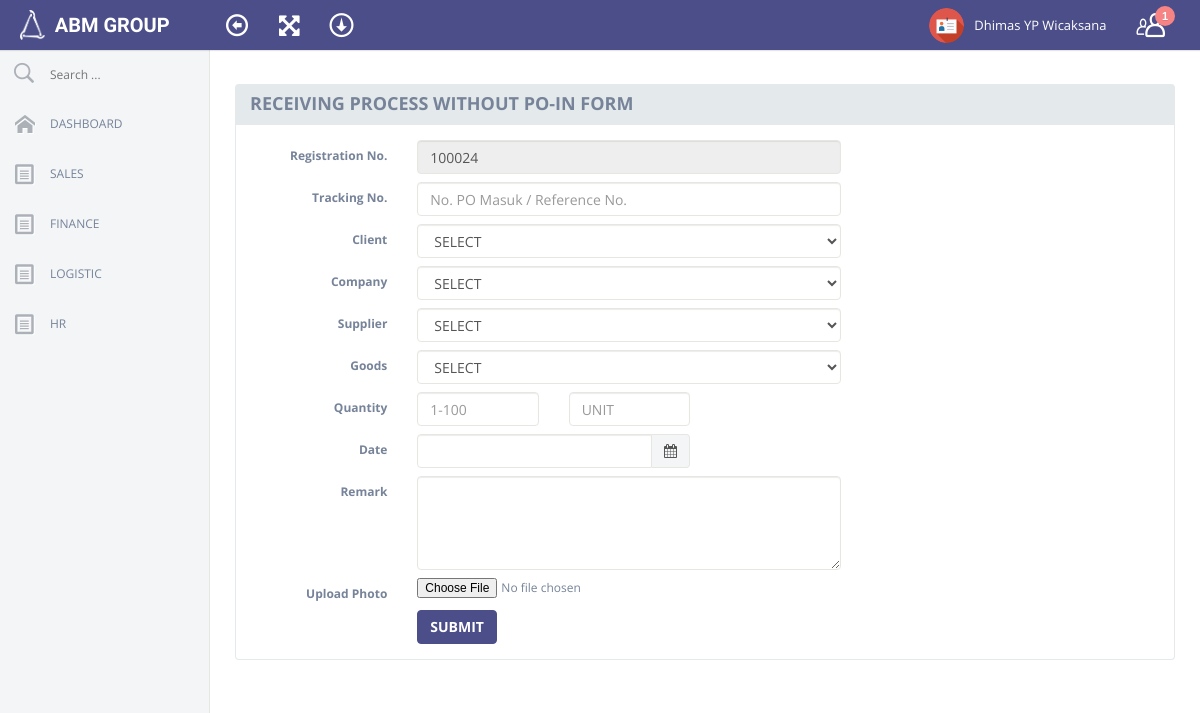
/buat_inventory2.php (signed in), run on the app's committed database.
### tables this page shows
CREATE TABLE IF NOT EXISTS `employee` (
`id_karyawan` int(255) NOT NULL,
  `no_pegawai` int(255) DEFAULT NULL,
  `join_date` varchar(100) DEFAULT '',
  `status_karyawan` varchar(1000) DEFAULT '',
  `kode_company` varchar(100) DEFAULT '',
  `nama_depan` varchar(1000) DEFAULT '',
  `nama_tengah` varchar(1000) DEFAULT '',
  `nama_belakang` varchar(1000) DEFAULT '',
  `tempat_lahir` varchar(1000) DEFAULT '',
  `ttl_karyawan` varchar(1000) DEFAULT '',
  `alamat_karyawan` varchar(1000) DEFAULT '',
  `kota_karyawan` varchar(1000) DEFAULT '',
  `kodepos_karyawan` int(255) DEFAULT NULL,
  `propinsi_karyawan` varchar(1000) DEFAULT '',
  `negara_karyawan` varchar(1000) DEFAULT '',
  `telpon_karyawan` varchar(1000) DEFAULT '',
  `mobile_karyawan` varchar(1000) DEFAULT '',
  `email_karyawan` varchar(1000) DEFAULT '',
  `job_tittle` varchar(1000) DEFAULT '',
  `basic_salary` int(255) DEFAULT NULL,
  `meals_salary` int(255) DEFAULT NULL,
  `npwp` varchar(1000) DEFAULT '',
  `bpjs` varchar(1000) DEFAULT '',
  `sex` varchar(1000) DEFAULT '',
  `martial_status` varchar(1000) DEFAULT '',
  `spouse_name` varchar(1000) DEFAULT '',
  `no_child` int(10) DEFAULT NULL,
  `emergency_contact` varchar(1000) DEFAULT '',
  `emergency_phone` varchar(1000) DEFAULT '',
  `id_type` varchar(1000) DEFAULT '',
  `id_no` varchar(1000) DEFAULT '',
  `foto` varchar(1000) DEFAULT '',
  `status` int(10) DEFAULT NULL,
  `vis` int(10) DEFAULT NULL,
  `create_user` varchar(1000) DEFAULT '',
  `create_date` varchar(1000) DEFAULT '',
  `modified_user` varchar(1000) DEFAULT '',
  `modified_date` varchar(1000) DEFAULT ''
);

CREATE TABLE IF NOT EXISTS `inventory` (
`id_inv` int(255) NOT NULL,
  `noreg_inv` int(255) NOT NULL,
  `reference_no` varchar(1000) NOT NULL,
  `company_no` varchar(100) NOT NULL,
  `client_no` varchar(100) NOT NULL,
  `supplier_no` varchar(100) NOT NULL,
  `po_out` varchar(1000) NOT NULL,
  `goods_no` int(255) NOT NULL,
  `nama_barang` varchar(1000) NOT NULL,
  `jumlah` int(255) NOT NULL,
  `unit` varchar(100) NOT NULL,
  `date` varchar(1000) NOT NULL,
  `remark` varchar(1000) NOT NULL,
  `status` int(255) NOT NULL,
  `foto` varchar(100) NOT NULL,
  `swh` int(10) NOT NULL,
  `vis` int(10) NOT NULL,
  `create_user` varchar(1000) NOT NULL,
  `create_date` varchar(1000) NOT NULL,
  `modified_user` varchar(1000) NOT NULL,
  `modified_date` varchar(1000) NOT NULL
);

### buat_inventory2.php (the view, shortened to what this page needs)
<?PHP
    $id2=$_SESSION['SESS_MEMBER_ID'];
    $tampil= mysql_query("select * from user where id_pegawai='$id2'");
    $data_tampil = mysql_fetch_array($tampil);
    $kd_role = $data_tampil['role'];
  if ($kd_role == "1") {
  include ("head_meta.php");
?>
<body>
  <?PHP
  include ("header.php");
  include ("sidebar.php");
  ?>
<div id=content>
  <div class=content-wrapper>
  <br>
  <div class=outlet>
      <div class=row>
        <div class=col-lg-12>
          <div class="panel panel-default">
            <div class=panel-heading>
              <h4>RECEIVING PROCESS WITHOUT PO-IN FORM</h4>
            </div>
            <div class=panel-body>
              <form class="form-horizontal" role=form action=sys/engine/input_inv2.php enctype="multipart/form-data" method="post" id=validate>
              <?PHP
                  $id_inv= mysql_query("select * from inventory order by id_inv desc limit 1");
	  				      $id_inv2 = mysql_fetch_array($id_inv);
	  				      $id_inv3 = $id_inv2['noreg_inv']+'1';
	  				  ?>
	  			    <div class=form-group>
                  <label class="col-lg-2 col-md-2 col-sm-12 control-label">Registration No.</label>
                  <div class="col-lg-6 col-md-6">
                    <input class=form-control readonly value="<?PHP echo $id_inv3 ?>" name="kr">
                  </div>
                </div>
                <div class=form-group>
                  <label class="col-lg-2 col-md-2 col-sm-12 control-label">Tracking No.</label>
                    <div class="col-lg-6 col-md-6">
                      <input class="form-control tip" placeholder="No. PO Masuk / Reference No." name="ref">
                    </div>
                </div>
                <div class=form-group>
                  <label class="col-lg-2 col-md-2 col-sm-12 control-label">Client</label>
                    <div class="col-lg-6 col-md-6">
                      <?PHP $clie= mysql_query("select * from client order by id_client asc limit 0, 100");
                        echo '<select class="form-control select2" name="clnt">';
                        echo '<option value="">SELECT';
                        echo '<option value="2005">NON AVAILABLE';
                        echo '</select>';
                      ?>
                    </div>
                </div>
                <div class=form-group>
                  <label class="col-lg-2 col-md-2 col-sm-12 control-label">Company</label>
                    <div class="col-lg-6 col-md-6">
                      <?PHP $comp= mysql_query("select * from company order by id_company asc limit 0, 10");
                        echo '<select class="form-control select2" name="comp">';
                        echo '<option value="">SELECT';
                          While($comp2= mysql_fetch_assoc($comp)) {
                            echo '<option value="'.$comp2['kode_company'].'">';
                            echo '</option>';
                                                                  }
                        echo '</select>';
                      ?>
                    </div>
                </div>
                <div class=form-group>
                  <label class="col-lg-2 col-md-2 col-sm-12 control-label">Supplier</label>
          <div class="col-lg-6 col-md-6">
						<?PHP $clie= mysql_query("select * from supplier order by id_supplier asc limit 0, 10001");
								echo '<select class="form-control select2" name="sup">';
								echo '<option value="">SELECT';
									While($clie2= mysql_fetch_assoc($clie))
								{
									echo '<option value="'.$clie2['noreg_supplier'].'">';
									echo '</option>';
								}
								echo '</select>';
						?>
                </div>
                </div>
                <div class=form-group>
                  <label class="col-lg-2 col-md-2 col-sm-12 control-label">Goods</label>
          <div class="col-lg-6 col-md-6">
                      <?PHP $tampil_barang= mysql_query("select * from goods order by id_goods asc limit 0, 10001");
                              echo '<select class="form-control select2" name="brg">';
                              echo '<option value="">SELECT';
                                While($tampil_barang2= mysql_fetch_assoc($tampil_barang))
                                  {
                                    echo '<option value="'.$tampil_barang2['id_goods'].'">';
                                    echo '</option>';
                                  }
                                    echo '</select>';
                      ?>
                </div>
                </div>
                <div class=form-group>
                  <label class="col-lg-2 col-md-2 col-sm-12 control-label">Quantity</label>
                    <div class="col-lg-2 col-md-2">
                      <input class="form-control tip" placeholder="1-100" name="jml">
                    </div>
                    <div class="col-lg-2 col-md-2">
                      <input class="form-control tip" placeholder="UNIT" name="unt">
                    </div>
                </div>
                <div class=form-group>
                  <label class="col-lg-2 col-md-2 col-sm-12 control-label">Date</label>
                  <div class="col-lg-8 col-md-8">
                    <div class=row>
                      <div class="col-lg-6 col-md-6">
                        <div class=input-group>
                          <input class="form-control datetime-picker2" name="tanggal">
                          <span class=input-group-addon><i class=fa-calendar></i></span></div>
                        </div>
                    </div>
                  </div>
                </div>
                <div class=form-group>
                  <label class="col-lg-2 col-md-2 col-sm-12 control-label">Remark</label>
                    <div class="col-lg-6 col-md-6">
                      <textarea class=form-control rows=4 placeholder="" name="rmk"></textarea>
                    </div>
                </div>
                <div class=form-group>
                  <label class="col-lg-2 col-md-2 col-sm-12 control-label">Upload Photo</label>
                  <div class="col-lg-6 col-md-6">
                    <input type=file name="nama_file">
                  </div>
                </div>
                <div class=form-group>
                  <label class="col-lg-2 col-md-2 col-sm-12 control-label"></label>
                  <div class="col-lg-10 col-md-10">
                    <button type=submit class="btn btn-primary">SUBMIT</button>
                  </div>
                </div>
              </form>
            </div>
          </div>
        </div>
      </div>
  </div>
</div>
<?PHP   }  else { header("Location: error_page.php"); } ?>

### header.php (shortened to what this page needs)
Start #header -->
<div id="header">
  <div class=container-fluid>
    <div class=navbar>
      <div class="navbar-header">
        <a class=navbar-brand href=dashboard.php>
          <img style="margin: 5px 5px 10px 20px;" width="25" height="30" src=assets/img/logo01.png>
            <span class=text-logo>ABM GROUP</span><span class=text-slogan></span></a></div>
              <nav class=top-nav role=navigation>
                <ul class="nav navbar-nav pull-left">
                  <li id="toggle-sidebar-li"><a href=# id="toggle-sidebar"><i class=en-arrow-left2></i></a></li>
                  <li><a href=# class=full-screen><i class=fa-fullscreen></i></a></li>
                  <li><a href=# id="toggle-header-area"><i class=ec-download></i></a></li>
                </ul>
        <ul class="nav navbar-nav pull-right">
          <?PHP
                $idu= $data_tampil['nama_pegawai'];
                $idu2= mysql_query("select * from employee where nama_depan='$idu'") or die(mysql_error());
                $idu4= mysql_result($idu2, 0, 'nama_depan');
                $idu5= mysql_result($idu2, 0, 'nama_tengah');
                $idu6= mysql_result($idu2, 0, 'nama_belakang');
          ?>
          <li class=dropdown>
            <a href=# data-toggle=dropdown>
              <img class=user-avatar src=assets/img/ico/profile.png >
              <?PHP echo $idu4 ?> <?PHP echo $idu5 ?> <?PHP echo $idu6 ?>
            </a>
          </li>
          <li id="toggle-right-sidebar-li"><a href=# id="toggle-right-sidebar"><i class="ec-users"></i> <span class="notification">1</span></a></li>
        </ul>
      </nav>
    </div>
  </div>
</div>

### data on the page
employee: nama_depan "Dhimas", nama_belakang "YP Wicaksana"
inventory: kr "100024"
